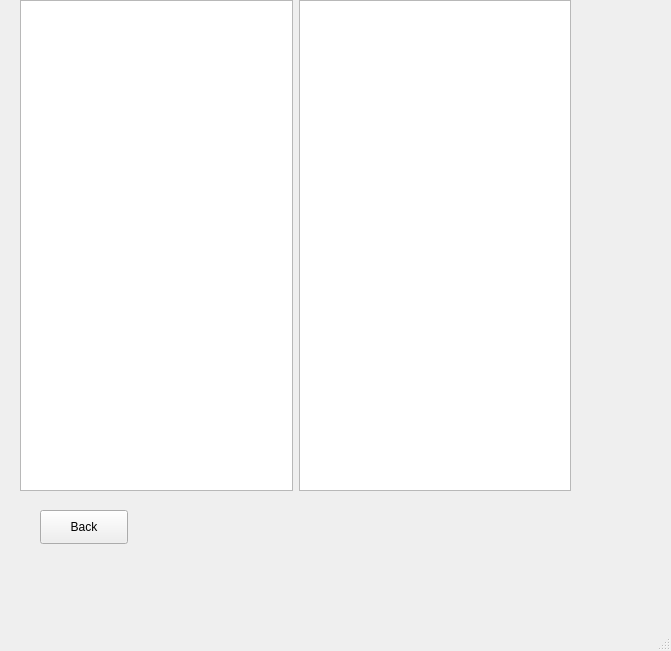
<?xml version="1.0" encoding="UTF-8"?>
<ui version="4.0">
 <class>UserMainWindow</class>
 <widget class="QMainWindow" name="UserMainWindow">
  <property name="geometry">
   <rect>
    <x>0</x>
    <y>0</y>
    <width>671</width>
    <height>651</height>
   </rect>
  </property>
  <property name="windowTitle">
   <string>MainWindow</string>
  </property>
  <widget class="QWidget" name="centralwidget">
   <widget class="QPushButton" name="backBtn">
    <property name="geometry">
     <rect>
      <x>40</x>
      <y>510</y>
      <width>88</width>
      <height>34</height>
     </rect>
    </property>
    <property name="text">
     <string>Back</string>
    </property>
   </widget>
   <widget class="QWidget" name="">
    <property name="geometry">
     <rect>
      <x>20</x>
      <y>0</y>
      <width>551</width>
      <height>491</height>
     </rect>
    </property>
    <layout class="QHBoxLayout" name="horizontalLayout">
     <item>
      <widget class="QListWidget" name="listWidget"/>
     </item>
     <item>
      <widget class="QPlainTextEdit" name="plainTextEdit"/>
     </item>
    </layout>
   </widget>
  </widget>
  <widget class="QMenuBar" name="menubar">
   <property name="geometry">
    <rect>
     <x>0</x>
     <y>0</y>
     <width>671</width>
     <height>30</height>
    </rect>
   </property>
  </widget>
  <widget class="QStatusBar" name="statusbar"/>
 </widget>
 <resources/>
 <connections/>
</ui>
